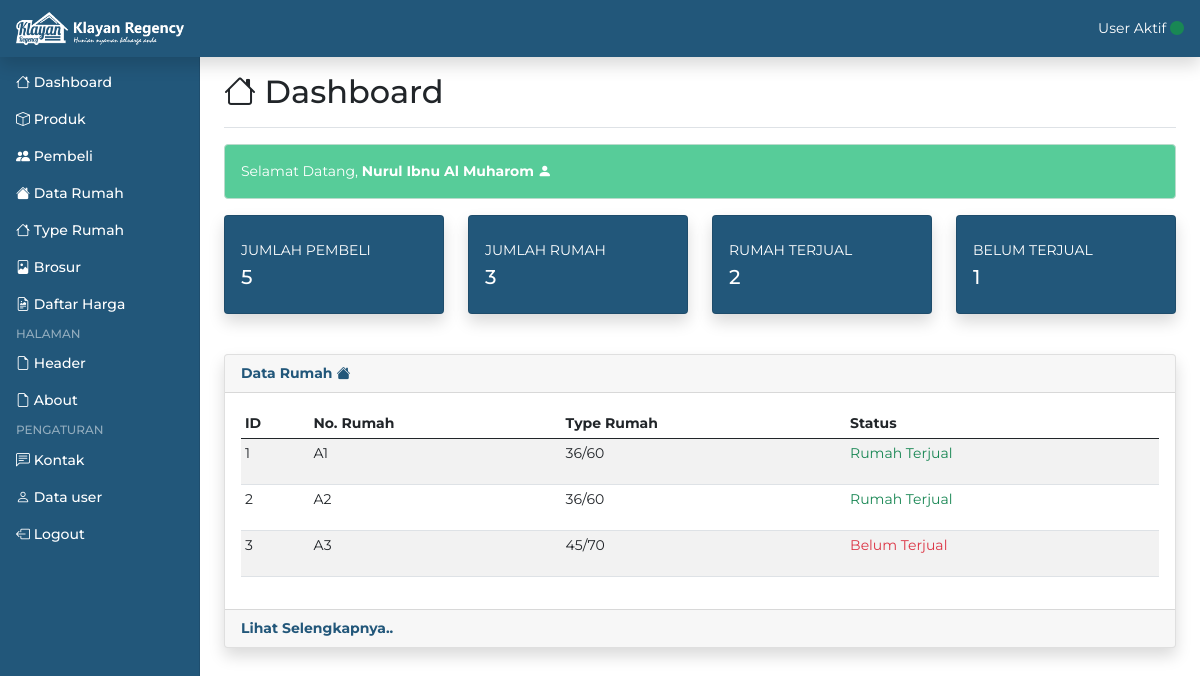
The page /admin/dashboard.php (signed in) on the database its author committed.
### tables this page shows
CREATE TABLE `data_rumah` (
  `id_rumah` int(10) NOT NULL,
  `no_rumah` varchar(50) NOT NULL,
  `type_rumah` varchar(50) NOT NULL,
  `status` varchar(50) NOT NULL
);

CREATE TABLE `type` (
  `id` int(10) NOT NULL,
  `type_rumah` varchar(30) NOT NULL
);

### admin/dashboard.php (the view, shortened to what this page needs)
<?php
include 'include/koneksi.php';
?>
<!doctype html>
<html lang="en">
  <?php include 'include/head.php'; ?>
  <body>
    <?php include 'include/header.php'; ?>
    <div class="container-fluid">
      <div class="row">
        <?php include 'include/sidebar.php'; ?>
        <main class="col-md-9 ms-sm-auto col-lg-10 px-md-4">
          <div class="d-flex justify-content-between flex-wrap flex-md-nowrap align-items-center pt-3 pb-2 mb-3 border-bottom">
            <h1 class="h2"><i class="bi bi-house"></i> Dashboard</h1>
          </div>
          <div class="alert alert-success" id="alert-green" role="alert">
            Selamat Datang, <strong><?php echo $_SESSION['user']['nama']; ?></strong> <i class="bi bi-person-fill"></i>
          </div>
          <div class="row">
            <div class="col-xl-3 col-md-6 mb-4">
              <div class="card border-left-primary shadow h-100 py-2 bg-go-primary">
                  <div class="card-body">
                      <div class="row no-gutters align-items-center">
                          <div class="col mr-2">
                              <div class="text-xs font-weight-bold text-white text-uppercase mb-1">
                                  Jumlah Pembeli
                              </div>
                              <div class="h5 mb-0 font-weight-bold text-white">5</div>
                          </div>
                      </div>
                  </div>
              </div>
            </div>
            <div class="col-xl-3 col-md-6 mb-4">
              <div class="card border-left-primary shadow h-100 py-2 bg-go-primary">
                  <div class="card-body">
                      <div class="row no-gutters align-items-center">
                          <div class="col mr-2">
                              <div class="text-xs font-weight-bold text-white text-uppercase mb-1">
                                  Jumlah Rumah
                              </div>
                              <?php
                              $data_rumah = mysqli_query($koneksi, "SELECT * FROM data_rumah");
                              $jumlah_rumah = mysqli_num_rows($data_rumah);
                              ?>
                              <div class="h5 mb-0 font-weight-bold text-white"><?= $jumlah_rumah; ?></div>
                          </div>
                      </div>
                  </div>
              </div>
            </div>
            <div class="col-xl-3 col-md-6 mb-4">
              <div class="card border-left-primary shadow h-100 py-2 bg-go-primary">
                  <div class="card-body">
                      <div class="row no-gutters align-items-center">
                          <div class="col mr-2">
                              <div class="text-xs font-weight-bold text-white text-uppercase mb-1">
                                  Rumah Terjual
                              </div>
                              <?php
                              $data_terjual = mysqli_query($koneksi, "SELECT * FROM data_rumah WHERE status='terjual'");
                              $jumlah_terjual = mysqli_num_rows($data_terjual);
                              ?>
                              <div class="h5 mb-0 font-weight-bold text-white"><?= $jumlah_terjual; ?></div>
                          </div>
                      </div>
                  </div>
              </div>
            </div>
            <div class="col-xl-3 col-md-6 mb-4">
              <div class="card border-left-primary shadow h-100 py-2 bg-go-primary">
                  <div class="card-body">
                      <div class="row no-gutters align-items-center">
                          <div class="col mr-2">
                              <div class="text-xs font-weight-bold text-white text-uppercase mb-1">
                                  Belum Terjual
                              </div>
                              <?php
                              $data_belum_terjual = mysqli_query($koneksi, "SELECT * FROM data_rumah WHERE status='belum_terjual'");
                              $jumlah_belum_terjual = mysqli_num_rows($data_belum_terjual);
                              ?>
                              <div class="h5 mb-0 font-weight-bold text-white"><?= $jumlah_belum_terjual; ?></div>
                          </div>
                      </div>
                  </div>
              </div>
            </div>
          </div>
          <div class="row my-3">
            <div class="col-md-12">
              <div class="card border-left-primary shadow h-100">
                <div class="card-header">
                  <span class="text-primary-bold">Data Rumah <i class="bi bi-house-fill"></i></span>
                </div>
                <div class="card-body">
                  <div class="table-responsive">
                    <table class="table table-striped table-sm">
                      <thead>
                        <tr>
                          <th scope="col">ID</th>
                          <th scope="col">No. Rumah</th>
                          <th scope="col">Type Rumah</th>
                          <th scope="col">Status</th>
                        </tr>
                      </thead>
                      <tbody>
                        <?php
                        $no = 1;
                        $sql = mysqli_query($koneksi, "SELECT * FROM data_rumah INNER JOIN type ON data_rumah.type_rumah = type.id ORDER BY data_rumah.id_rumah LIMIT 5");
                        while($row = mysqli_fetch_array($sql, MYSQLI_ASSOC)) {
                        ?>
                        <tr>
                          <td><?= $no++ ?></td>
                          <td><?= $row['no_rumah']; ?></td>
                          <td><?= $row['type_rumah']; ?></td>
                          <td>
                          <?php
                          if ($row['status'] == 'terjual') {
                            echo "<p class='text-success'>Rumah Terjual</p>";
                          } else {
                            echo "<p class='text-danger'>Belum Terjual</p>";
                          }
                          ?>
                          </td>
                          <?php } ?>
                      </tbody>
                    </table>
                  </div>
                </div>
                <div class="card-footer">
                  <a href="data_rumah.php" class="text-primary-bold text-decoration-none">Lihat Selengkapnya..</a>
                </div>
              </div>
            </div>
          </div>
        </main>
      </div>
    </div>
  </body>
</html>

### admin/assets/css/style.css (style rules this page uses)
* { font-family: 'Montserrat', sans-serif;; }
.text-primary-bold { color: #22577A; font-weight: bold; }

### admin/assets/css/dashboard.css (style rules this page uses)
body { font-size: .875rem; }
#alert-green { background-color: #57CC99; color: #FFFFFF; }
.bg-go-primary { background-color: #22577A; }

### rows shown on the page
data_rumah: no_rumah "A1", type.type_rumah "36/60", status "Rumah Terjual"
data_rumah: no_rumah "A2", type.type_rumah "36/60", status "Rumah Terjual"
data_rumah: no_rumah "A3", type.type_rumah "45/70", status "Belum Terjual"

### other values the page prints
$_SESSION['user']['nama'] "Nurul Ibnu Al Muharom"
$jumlah_rumah "3"
$jumlah_terjual "2"
$jumlah_belum_terjual "1"
